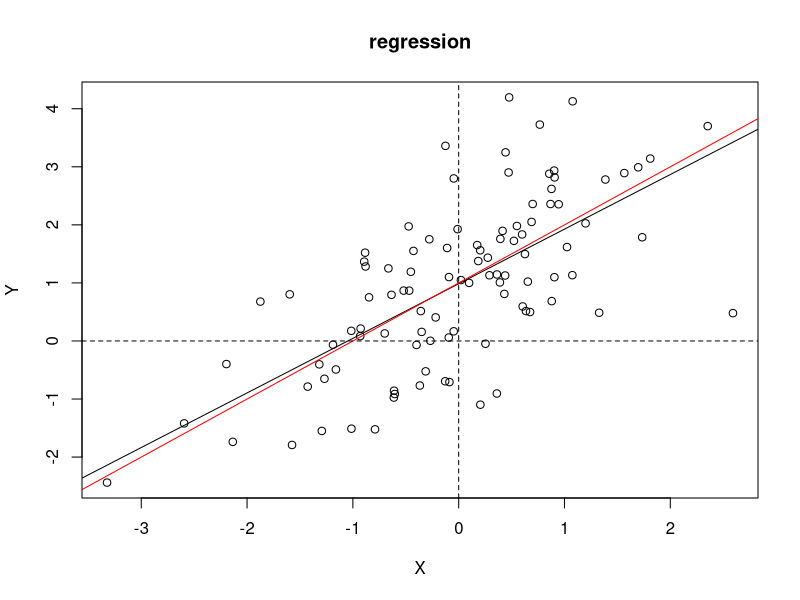
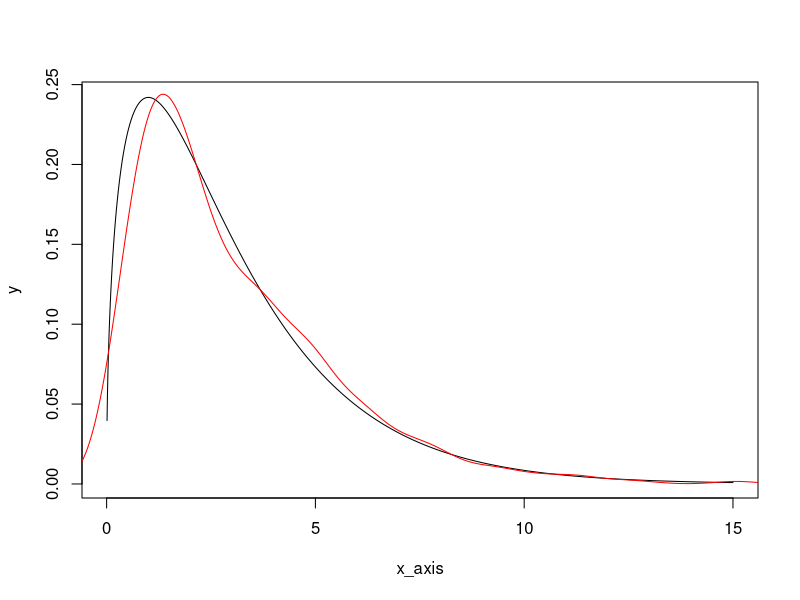

The R source for these figures, in order:
## ---- chunk 1
# logical vectors
logi_1 = c(T,T,F)
logi_2 = c(F,T,T)

logi_12 = logi_1 & logi_2
print(logi_12)
## ---- chunk 2
# check the OLS fitting
rm(list = ls( ) )
set.seed(111)

# set the parameters
n = 100
b0 = matrix(1, nrow = 2 )

# generate the data
e = rnorm(n)
X = cbind( 1, rnorm(n) ) # you can try this line. See what is the difference.
Y = X %*% b0 + e

# OLS estimation
bhat = solve( t(X) %*% X, t(X)%*% Y ) 

# plot
plot( y = Y, x = X[,2], xlab = "X", ylab = "Y", main = "regression")
abline( a= bhat[1], b = bhat[2])
abline( a = b0[1], b = b0[2], col = "red")
abline( h = 0, lty = 2)
abline( v = 0, lty = 2)

# calculate the t-value
bhat2 = bhat[2] # parameter we want to test
e_hat = Y - X %*% bhat
sigma_hat_square = sum(e_hat^2)/ (n-2)
sig_B = solve( t(X) %*% X  ) * sigma_hat_square
t_value_2 = ( bhat2 - b0[2]) / sqrt( sig_B[2,2] ) 
print(t_value_2)

## ---- chunk 3
set.seed(888)
x_axis = seq(0.01, 15, by = 0.01)

y = dchisq(x_axis, df = 3)
plot(y = y, x=x_axis, type = "l")
z = rchisq(1000, df = 3)
lines( density(z), col = "red")
crit = qchisq(.95, df = 3)

mean( z > crit )
## ---- chunk 4
# construct confidence interval

CI = function(x){
  # x is a vector of random variables
  
  n = length(x)
  mu = mean(x)
  sig = sd(x)
  upper = mu + 1.96/sqrt(n) * sig
  lower = mu - 1.96/sqrt(n) * sig
  return( list( lower = lower, upper = upper) )
}

## ---- chunk 5
Rep = 1000
sample_size = 100
capture = rep(0, Rep)


pts0 = Sys.time() # check time
for (i in 1:Rep){
  mu = 2
  x = rpois(sample_size, mu)
  bounds = CI(x)
  capture[i] = ( ( bounds$lower <= mu  ) & (mu <= bounds$upper) )
}
mean(capture) # empirical size
pts1 = Sys.time() - pts0 # check time elapse
print(pts1)
